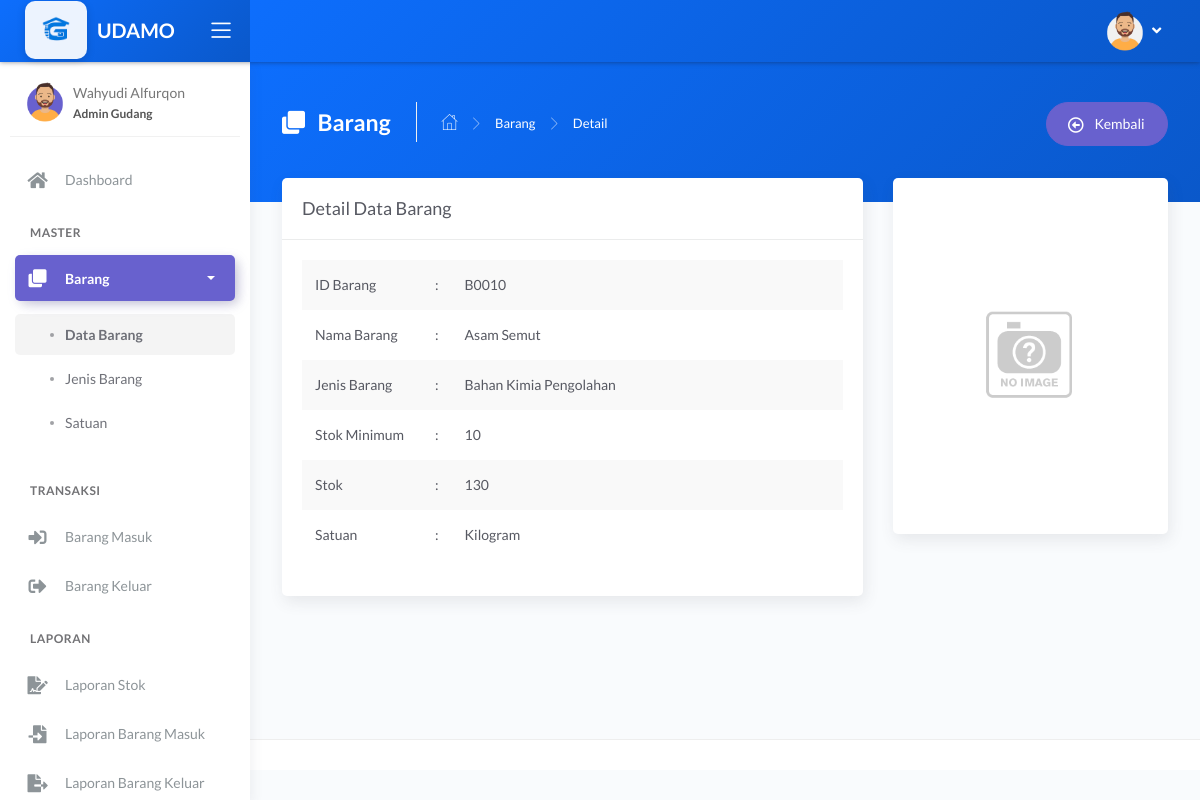
Page /main.php?module=tampil_detail_barang&id=B0010 (signed in) on the earlier database version.
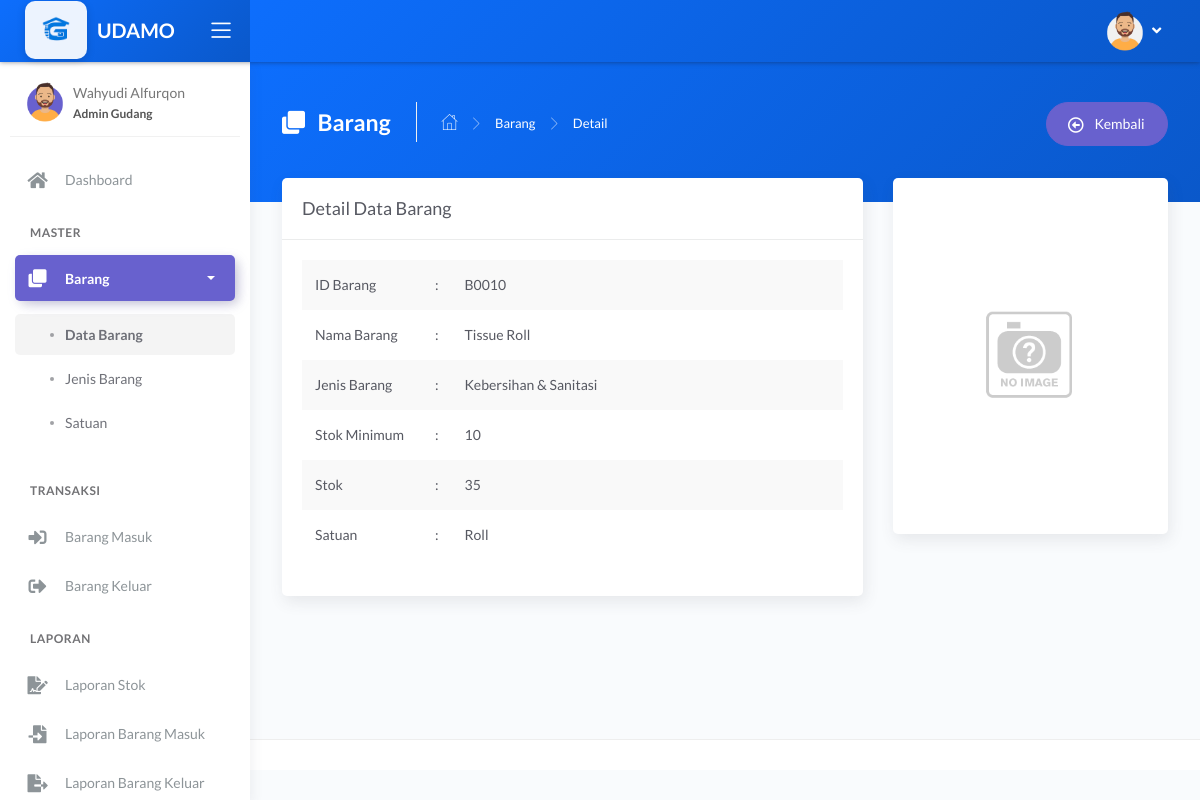
Same page on the later database version.
### tables this page shows
CREATE TABLE `tbl_barang` (
  `id_barang` varchar(5) NOT NULL,
  `nama_barang` varchar(100) NOT NULL,
  `jenis` int(11) NOT NULL,
  `stok_minimum` int(11) NOT NULL,
  `stok` int(11) NOT NULL DEFAULT '0',
  `satuan` int(11) NOT NULL,
  `foto` varchar(100) DEFAULT NULL
);

CREATE TABLE `tbl_jenis` (
  `id_jenis` int(11) NOT NULL,
  `nama_jenis` varchar(50) NOT NULL
);

CREATE TABLE `tbl_satuan` (
  `id_satuan` int(11) NOT NULL,
  `nama_satuan` varchar(30) NOT NULL
);

### modules/barang/tampil_detail.php (the view)
<?php
if (basename($_SERVER['PHP_SELF']) === basename(__FILE__)) {
    header('location: 404.html');
}
else {
    if (isset($_GET['id'])) {
        $id_barang = $_GET['id'];
        $query = mysqli_query($mysqli, "SELECT a.id_barang, a.nama_barang, a.jenis, a.stok_minimum, a.stok, a.satuan, a.foto, b.nama_jenis, c.nama_satuan
                                        FROM tbl_barang as a INNER JOIN tbl_jenis as b INNER JOIN tbl_satuan as c
                                        ON a.jenis=b.id_jenis AND a.satuan=c.id_satuan
                                        WHERE a.id_barang='$id_barang'")
                                        or die('Ada kesalahan pada query tampil data : ' . mysqli_error($mysqli));
        $data = mysqli_fetch_assoc($query);
    }
?>
<div class="panel-header" style="background: linear-gradient(135deg, #0d6efd, #0a58ca);">
        <div class="page-inner py-45">
            <div class="d-flex align-items-left align-items-md-top flex-column flex-md-row">
                <div class="page-header text-white">
                    <h4 class="page-title text-white"><i class="fas fa-clone mr-2"></i> Barang</h4>
                    <ul class="breadcrumbs">
                        <li class="nav-home"><a href="?module=dashboard"><i class="flaticon-home text-white"></i></a></li>
                        <li class="separator"><i class="flaticon-right-arrow"></i></li>
                        <li class="nav-item"><a href="?module=barang" class="text-white">Barang</a></li>
                        <li class="separator"><i class="flaticon-right-arrow"></i></li>
                        <li class="nav-item"><a>Detail</a></li>
                    </ul>
                </div>
                <div class="ml-md-auto py-2 py-md-0">
                    <a href="?module=barang" class="btn btn-secondary btn-round">
                        <span class="btn-label"><i class="far fa-arrow-alt-circle-left mr-2"></i></span> Kembali
                    </a>
                </div>
            </div>
        </div>
    </div>
    <div class="page-inner mt--5">
        <div class="row">
            <div class="col-md-8">
                <div class="card">
                    <div class="card-header">
                        <div class="card-title">Detail Data Barang</div>
                    </div>
                    <div class="card-body">
                        <table class="table table-striped">
                            <tr>
                                <td width="120">ID Barang</td>
                                <td width="10">:</td>
                                <td><?php echo $data['id_barang']; ?></td>
                            </tr>
                            <tr>
                                <td>Nama Barang</td>
                                <td>:</td>
                                <td><?php echo $data['nama_barang']; ?></td>
                            </tr>
                            <tr>
                                <td>Jenis Barang</td>
                                <td>:</td>
                                <td><?php echo $data['nama_jenis']; ?></td>
                            </tr>
                            <tr>
                                <td>Stok Minimum</td>
                                <td>:</td>
                                <td><?php echo $data['stok_minimum']; ?></td>
                            </tr>
                            <tr>
                                <td>Stok</td>
                                <td>:</td>
                                <td><?php echo $data['stok']; ?></td>
                            </tr>
                            <tr>
                                <td>Satuan</td>
                                <td>:</td>
                                <td><?php echo $data['nama_satuan']; ?></td>
                            </tr>
                        </table>
                    </div>
                </div>
            </div>
            <div class="col-md-4">
                <div class="card">
                    <div class="card-body text-center">
                        <?php
                        if (is_null($data['foto'])) { ?>
                            <img style="max-height:375px" src="images/no_image.png" class="img-fluid" alt="Foto Barang">
                        <?php
                        }
                        else { ?>
                            <img style="max-height:375px" src="images/<?php echo $data['foto']; ?>" class="img-fluid" alt="Foto Barang">
                        <?php } ?>
                    </div>
                </div>
            </div>
        </div>
    </div>
<?php } ?>

Differences in the rows shown:
changed tbl_barang "B0010": nama_barang "Asam Semut" → "Tissue Roll"; tbl_jenis.nama_jenis "Bahan Kimia Pengolahan" → "Kebersihan & Sanitasi"; stok "130" → "35"; tbl_satuan.nama_satuan "Kilogram" → "Roll"
